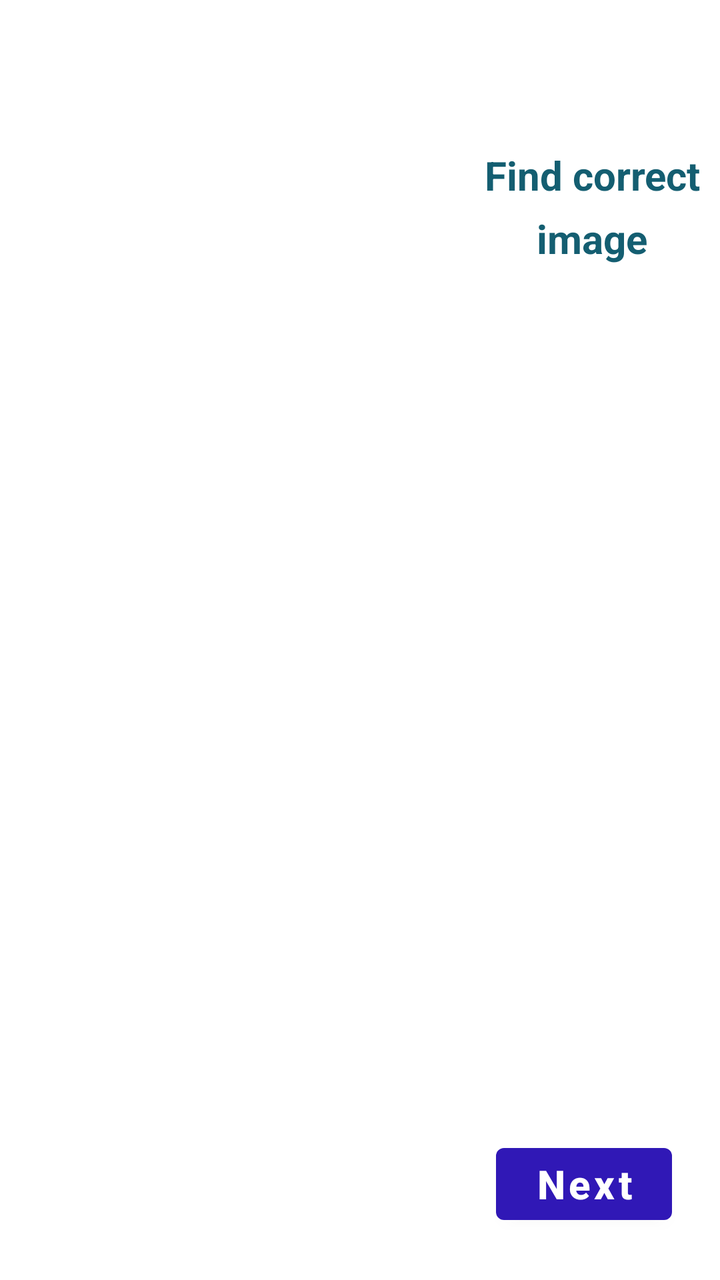
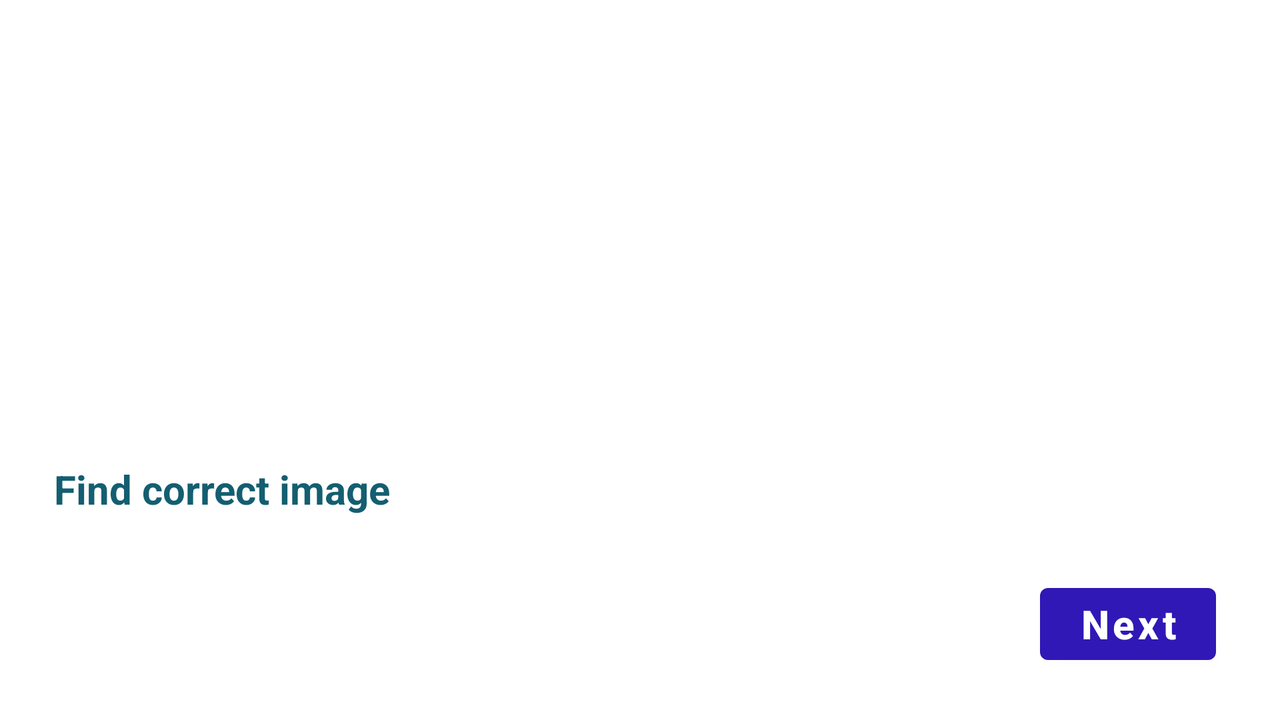

Two renders of one Android screen. The first uses the default layout on a phone; the second uses the alternative layout the repository ships for a different screen configuration, on a matching device. The two XML files are below.
<!-- AndroidManifest.xml: application theme Theme.GuessCarMaker -->
<!-- res/layout/activity_identify_car_image.xml -->
<?xml version="1.0" encoding="utf-8"?>
<androidx.constraintlayout.widget.ConstraintLayout xmlns:android="http://schemas.android.com/apk/res/android"
    xmlns:app="http://schemas.android.com/apk/res-auto"
    xmlns:tools="http://schemas.android.com/tools"
    android:layout_width="match_parent"
    android:layout_height="match_parent"
    tools:context=".IdentifyCarImageActivity">

    <ImageView
        android:id="@+id/car_image_1"
        android:layout_width="224dp"
        android:layout_height="146dp"
        android:layout_marginStart="8dp"
        android:layout_marginLeft="8dp"
        android:clickable="false"
        android:contentDescription="@string/identify_car_image_1"
        android:maxWidth="224dp"
        android:maxHeight="146dp"
        android:minWidth="100dp"
        android:onClick="confirmAnswer"
        app:layout_constraintStart_toStartOf="parent"
        app:layout_constraintTop_toBottomOf="@+id/timer_view_car_image_activity" />

    <ImageView
        android:id="@+id/car_image_2"
        android:layout_width="224dp"
        android:layout_height="146dp"
        android:layout_marginStart="8dp"
        android:layout_marginLeft="8dp"
        android:layout_marginTop="8dp"
        android:clickable="false"
        android:contentDescription="@string/identify_car_image_2"
        android:maxWidth="224dp"
        android:maxHeight="146dp"
        android:minWidth="100dp"
        android:onClick="confirmAnswer"
        app:layout_constraintStart_toStartOf="parent"
        app:layout_constraintTop_toBottomOf="@+id/car_image_1" />

    <ImageView
        android:id="@+id/car_image_3"
        android:layout_width="224dp"
        android:layout_height="146dp"
        android:layout_marginStart="8dp"
        android:layout_marginLeft="8dp"
        android:layout_marginTop="8dp"
        android:clickable="false"
        android:contentDescription="@string/identify_car_image_3"
        android:maxWidth="224dp"
        android:maxHeight="146dp"
        android:minWidth="100dp"
        android:onClick="confirmAnswer"
        app:layout_constraintStart_toStartOf="parent"
        app:layout_constraintTop_toBottomOf="@+id/car_image_2" />

    <TextView
        android:id="@+id/desciption_label"
        android:layout_width="130dp"
        android:layout_height="121dp"
        android:layout_marginTop="8dp"
        android:gravity="center_horizontal|center_vertical"
        android:lineSpacingExtra="8sp"
        android:text="@string/find_correct_car_label"
        android:textAlignment="center"
        android:textColor="#145E71"
        android:textSize="20sp"
        android:textStyle="bold"
        app:layout_constraintEnd_toEndOf="parent"
        app:layout_constraintStart_toEndOf="@+id/car_image_1"
        app:layout_constraintTop_toBottomOf="@+id/timer_view_car_image_activity" />

    <TextView
        android:id="@+id/correct_car_maker_label"
        android:layout_width="168dp"
        android:layout_height="50dp"
        android:layout_marginTop="16dp"
        android:fontFamily="sans-serif-black"
        android:gravity="center_horizontal|center_vertical"
        android:textAlignment="center"
        android:textColor="#162ECC"
        android:textSize="20sp"
        app:layout_constraintStart_toEndOf="@+id/car_image_2"
        app:layout_constraintTop_toBottomOf="@+id/desciption_label" />

    <Button
        android:id="@+id/nextButton"
        android:layout_width="wrap_content"
        android:layout_height="wrap_content"
        android:layout_marginEnd="24dp"
        android:layout_marginRight="24dp"
        android:layout_marginBottom="24dp"
        android:onClick="startNewGame"
        android:text="@string/next_button_label"
        android:textAllCaps="false"
        android:textSize="20sp"
        android:textStyle="bold"
        app:backgroundTint="#3018B6"
        app:layout_constraintBottom_toBottomOf="parent"
        app:layout_constraintEnd_toEndOf="parent" />

    <TextView
        android:id="@+id/correct_answer_text_view"
        android:layout_width="335dp"
        android:layout_height="65dp"
        android:layout_marginTop="8dp"
        android:fontFamily="sans-serif-black"
        android:gravity="center_horizontal|center_vertical"
        android:textAlignment="center"
        android:textSize="20sp"
        android:textStyle="bold"
        android:visibility="invisible"
        app:layout_constraintStart_toStartOf="parent"
        app:layout_constraintTop_toBottomOf="@+id/result_text_view" />

    <TextView
        android:id="@+id/result_text_view"
        android:layout_width="333dp"
        android:layout_height="33dp"
        android:layout_marginTop="8dp"
        android:fontFamily="sans-serif-black"
        android:gravity="center_horizontal|center_vertical"
        android:textAlignment="center"
        android:textSize="20sp"
        android:textStyle="bold"
        android:visibility="invisible"
        app:layout_constraintStart_toStartOf="parent"
        app:layout_constraintTop_toBottomOf="@+id/car_image_3" />

    <TextView
        android:id="@+id/timer_view_car_image_activity"
        android:layout_width="wrap_content"
        android:layout_height="wrap_content"
        android:layout_marginTop="8dp"
        android:layout_marginEnd="8dp"
        android:layout_marginRight="8dp"
        android:textColor="#090707"
        android:textSize="20sp"
        android:textStyle="bold"
        android:visibility="invisible"
        app:layout_constraintEnd_toEndOf="parent"
        app:layout_constraintTop_toTopOf="parent" />

</androidx.constraintlayout.widget.ConstraintLayout>
<!-- resources referenced by this layout -->
<resources>
  <string name="find_correct_car_label">Find correct image</string>
  <string name="identify_car_image_1">Image 01 : Identify car image</string>
  <string name="identify_car_image_2">Image 02 : Identify car image</string>
  <string name="identify_car_image_3">Image 03 : Identify car image</string>
  <string name="next_button_label">Next</string>
  <style name="Theme.GuessCarMaker" parent="Theme.MaterialComponents.DayNight.DarkActionBar">
          
          <item name="colorPrimary">@color/purple_500</item>
          <item name="colorPrimaryVariant">@color/purple_700</item>
          <item name="colorOnPrimary">@color/white</item>
          
          <item name="colorSecondary">@color/teal_200</item>
          <item name="colorSecondaryVariant">@color/teal_700</item>
          <item name="colorOnSecondary">@color/black</item>
          
          <item name="android:statusBarColor" tools:targetApi="l">?attr/colorPrimaryVariant</item>
          
      </style>
</resources>
<!-- res/layout-land/activity_identify_car_image.xml (the repository's variant of the layout above) -->
<!-- drawn on the phone turned sideways -->
<?xml version="1.0" encoding="utf-8"?>
<androidx.constraintlayout.widget.ConstraintLayout xmlns:android="http://schemas.android.com/apk/res/android"
    xmlns:app="http://schemas.android.com/apk/res-auto"
    xmlns:tools="http://schemas.android.com/tools"
    android:layout_width="match_parent"
    android:layout_height="match_parent"
    tools:context=".IdentifyCarImageActivity">

    <LinearLayout
        android:id="@+id/linearLayout"
        android:layout_width="712dp"
        android:layout_height="190dp"
        android:orientation="horizontal"
        app:layout_constraintEnd_toEndOf="parent"
        app:layout_constraintStart_toStartOf="parent"
        app:layout_constraintTop_toTopOf="parent">

        <ImageView
            android:id="@+id/car_image_1"
            android:layout_width="0dp"
            android:layout_height="match_parent"
            android:layout_weight="1"
            android:clickable="false"
            android:contentDescription="@string/identify_car_image_1"
            android:maxWidth="100dp"
            android:onClick="confirmAnswer" />

        <ImageView
            android:id="@+id/car_image_2"
            android:layout_width="0dp"
            android:layout_height="match_parent"
            android:layout_weight="1"
            android:clickable="false"
            android:contentDescription="@string/identify_car_image_2"
            android:maxWidth="100dp"
            android:onClick="confirmAnswer" />

        <ImageView
            android:id="@+id/car_image_3"
            android:layout_width="0dp"
            android:layout_height="match_parent"
            android:layout_weight="1"
            android:clickable="false"
            android:contentDescription="@string/identify_car_image_3"
            android:maxWidth="100dp"
            android:onClick="confirmAnswer" />

    </LinearLayout>

    <TextView
        android:id="@+id/desciption_label"
        android:layout_width="206dp"
        android:layout_height="39dp"
        android:layout_marginStart="8dp"
        android:layout_marginLeft="8dp"
        android:layout_marginTop="8dp"
        android:gravity="center_horizontal|center_vertical"
        android:text="@string/find_correct_car_label"
        android:textAlignment="center"
        android:textColor="#145E71"
        android:textSize="20sp"
        android:textStyle="bold"
        app:layout_constraintStart_toStartOf="parent"
        app:layout_constraintTop_toBottomOf="@+id/timer_view_car_image_activity" />

    <TextView
        android:id="@+id/correct_car_maker_label"
        android:layout_width="237dp"
        android:layout_height="50dp"
        android:layout_marginStart="8dp"
        android:layout_marginLeft="8dp"
        android:fontFamily="sans-serif-black"
        android:gravity="center_horizontal|center_vertical"
        android:textAlignment="center"
        android:textColor="#162ECC"
        android:textSize="20sp"
        app:layout_constraintStart_toStartOf="parent"
        app:layout_constraintTop_toBottomOf="@+id/desciption_label" />

    <Button
        android:id="@+id/nextButton"
        android:layout_width="wrap_content"
        android:layout_height="wrap_content"
        android:layout_marginEnd="32dp"
        android:layout_marginRight="32dp"
        android:layout_marginBottom="24dp"
        android:onClick="startNewGame"
        android:text="@string/next_button_label"
        android:textAllCaps="false"
        android:textSize="20sp"
        android:textStyle="bold"
        app:backgroundTint="#3018B6"
        app:layout_constraintBottom_toBottomOf="parent"
        app:layout_constraintEnd_toEndOf="parent" />

    <TextView
        android:id="@+id/correct_answer_text_view"
        android:layout_width="314dp"
        android:layout_height="57dp"
        android:layout_marginStart="8dp"
        android:layout_marginLeft="8dp"
        android:fontFamily="sans-serif-black"
        android:gravity="center_horizontal|center_vertical"
        android:textAlignment="center"
        android:textSize="20sp"
        android:textStyle="bold"
        android:visibility="invisible"
        app:layout_constraintBaseline_toBaselineOf="@+id/correct_car_maker_label"
        app:layout_constraintStart_toEndOf="@+id/correct_car_maker_label" />

    <TextView
        android:id="@+id/result_text_view"
        android:layout_width="251dp"
        android:layout_height="62dp"
        android:fontFamily="sans-serif-black"
        android:gravity="center_horizontal|center_vertical"
        android:textAlignment="center"
        android:textSize="20sp"
        android:textStyle="bold"
        android:visibility="invisible"
        app:layout_constraintBaseline_toBaselineOf="@+id/desciption_label"
        app:layout_constraintEnd_toEndOf="parent"
        app:layout_constraintStart_toEndOf="@+id/desciption_label" />

    <TextView
        android:id="@+id/timer_view_car_image_activity"
        android:layout_width="wrap_content"
        android:layout_height="wrap_content"
        android:layout_marginStart="16dp"
        android:layout_marginLeft="16dp"
        android:textColor="#090707"
        android:textSize="20sp"
        android:textStyle="bold"
        android:visibility="invisible"
        app:layout_constraintStart_toStartOf="parent"
        app:layout_constraintTop_toBottomOf="@+id/linearLayout" />

</androidx.constraintlayout.widget.ConstraintLayout>
